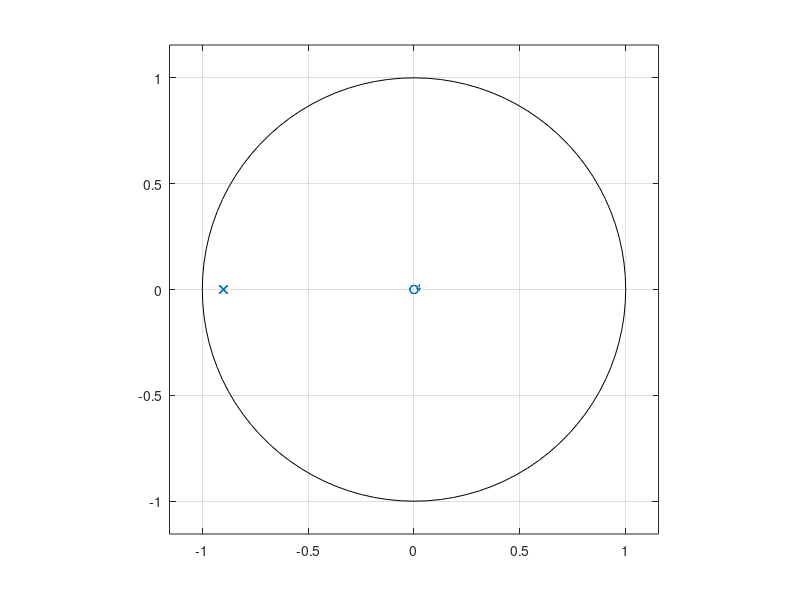
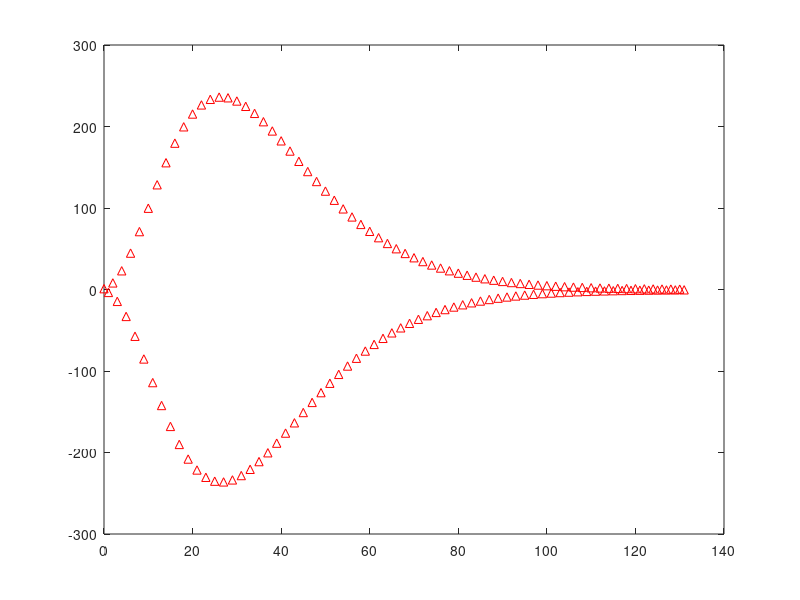

These charts were generated, in order, by the following MATLAB code:
%% Stabilność filtrów IIR, wpływ przybliżeń
clear; clc; close all;

%% Równanie filtru
% Zadajemy współczynniki filtru "ręcznie", aby móc łatwo posterować
% precyzją (dokladnością) i zaokrągleniem
a = [ 1  3.6  4.86  2.916  0.6561 ];
%a = [ 1  3.6  4.86  2.92  0.66 ];  przyblizajac wspolczynniki filtr moze
%nie byc stabilny
b = [ 1 ];

%% Bieguny i zera
zplane( b, a );

%% Odpowiedź impulsowa
figure, impz( b, a );
